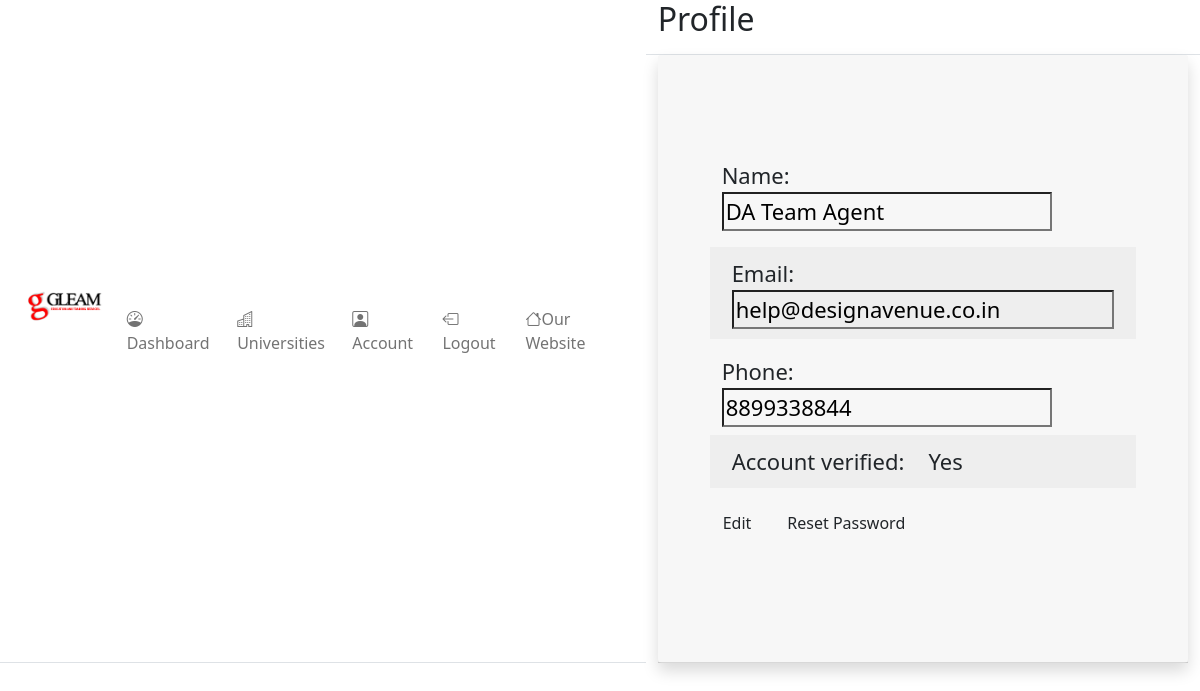
/agent/profile.php (signed in), run on the app's committed database.
### tables this page shows
CREATE TABLE `users` (
  `id` int(11) NOT NULL,
  `name` text DEFAULT NULL,
  `email` varchar(50) NOT NULL,
  `phone` bigint(15) NOT NULL,
  `password` varchar(100) NOT NULL,
  `is_admin` int(11) NOT NULL DEFAULT 0 COMMENT '0-student, 1-admin,2-agent, 3-gleam admin',
  `verification_code` text DEFAULT NULL,
  `forgot_token` text DEFAULT NULL,
  `verified` int(10) NOT NULL DEFAULT 0 COMMENT '0-No, 1-Yes',
  `user_block` int(10) NOT NULL DEFAULT 0 COMMENT '0-unblock, 1-block',
  `created_at` timestamp NOT NULL DEFAULT current_timestamp(),
  `updated_at` timestamp NULL DEFAULT NULL ON UPDATE current_timestamp(),
  `deleted_at` timestamp NULL DEFAULT NULL
);

### agent/profile.php (the view, shortened to what this page needs)
<?php
    include("../../backend/config.php");
    if (!isset($_SESSION["is_agent"])) {
        header("location: ./login.php");
    }
    else{
        $stmt="SELECT * FROM users WHERE id=(?) AND is_admin=(?) LIMIT 1";
        $sql=mysqli_prepare($conn, $stmt);
        $is_admin=2;
        mysqli_stmt_bind_param($sql,"ii",$_SESSION["agent_id"],$is_admin);
        $result=mysqli_stmt_execute($sql);
        if (!empty($result) && isset($result)){
            $data= mysqli_stmt_get_result($sql);
            $row=mysqli_fetch_array($data);
                ?>
                <?php
        }
    }
?>
<!DOCTYPE html>
<html lang="en">
<head>
<?php require('./agent_components/header_links.php'); ?>
</head>
<body>
    <div class="d-flex flex-column flex-lg-row h-lg-full bg-surface-secondary">
        <?php require('./agent_components/side_bar.php'); ?>
        <div class="h-screen flex-grow-1 overflow-y-lg-auto">
            <header class="bg-surface-primary border-bottom pt-6">
                <div class="container-fluid">
                    <div class="mb-npx">
                        <div class="row align-items-center">
                            <div class="col-sm-6 col-8 mb-4 mb-sm-0">
                                <h1 class="h2 mb-0 ls-tight mb-3">Profile</h1>
                            </div>
                        </div>
                    </div>
                </div>
            </header>
            <main class="py-6 bg-surface-secondary">
                <div class="container-fluid">
                    <div class="card shadow border-0 mb-7">
                        <div class="card-header">
                        <div class="container-fluid p-sm-5 my-5" style="font-size: 22px;">
                            <form action="../../backend/agent/update_details.php" method="post">
                                <div class="row mb-3">
                                    <div class="col-auto text-center">
                                        Name:
                                    </div>
                                    <div class="col-auto">
                                       <input type="text" id="username" readonly style="background-color: transparent; outline: none;"
                                       name="name" value="<?php echo $row['name'];?>">
                                    </div>
                                </div>
                                <div class="row mb-3" style="background-color: #EEEEEE; padding: 10px;">
                                    <div class="col-auto text-center">
                                        Email:
                                    </div>
                                    <div class="col">
                                        <input type="email" style="background-color: transparent; outline: none; min-width: 100%;" name="email"
                                        readonly value="<?php echo $row["email"];?>">
                                    </div>
                                </div>
                                <div class="row mb-v">
                                    <div class="col-auto text-center">
                                        Phone:
                                    </div>
                                    <div class="col-auto mb-2">
                                        <input type="tel" id="userphone" readonly minlength="10"
                                        style="background-color: transparent; outline: none;"
                                        name="phone" value="<?php echo $row['phone'];?>">
                                    </div>
                                </div>
                                <div class="row mb-3" style="background-color: #EEEEEE; padding: 10px;">
                                    <div class="col-auto text-center">
                                        Account verified:
                                    </div>
                                    <div class="col-auto">
                                        <?php echo $row['verified']==1?"Yes":"No";?>
                                    </div>
                                </div>
                                <div class="row mb-3">
                                    <button class="btn btn-neutral col-auto" style="margin-right: 10px;" onclick="make_editable()" type="button" id="editbtn">Edit</button>
                                    <a class="btn btn-neutral col-auto" href="../enter_mail.php" id="resetbtn">Reset Password</a>
                                </div>
                            </form>
                        </div>
                        </div>
                    </div>
                </div>
            </main>
        </div>
    </div>
</body>
</html>

### data on the page
users: name "DA Team Agent", email "help@designavenue.co.in", phone "8899338844"
